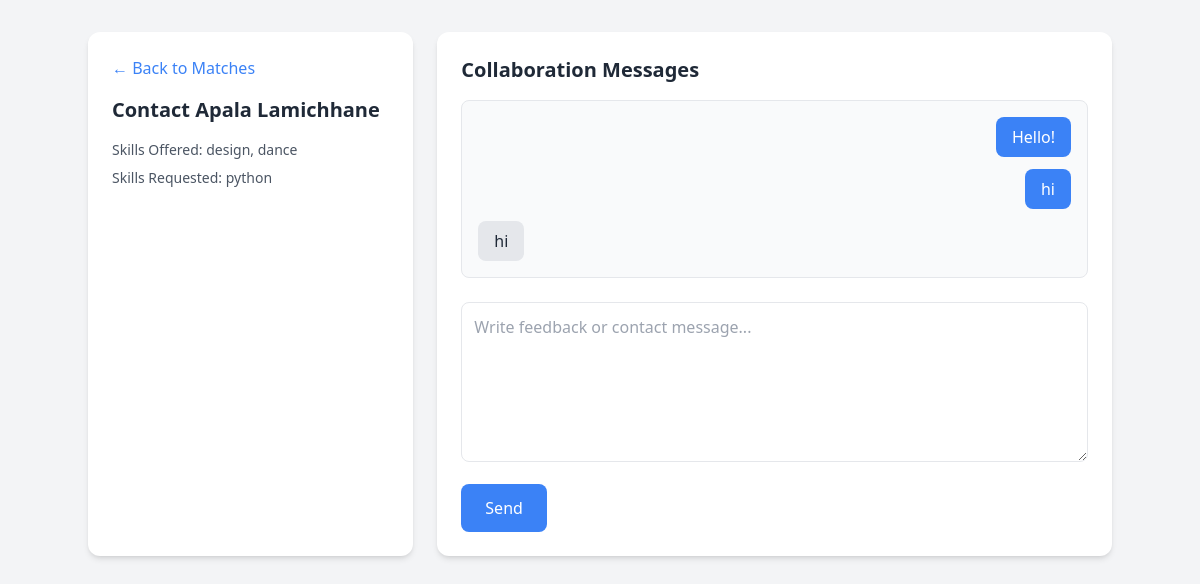
Before: /contact/2 (signed in) with the older database file.
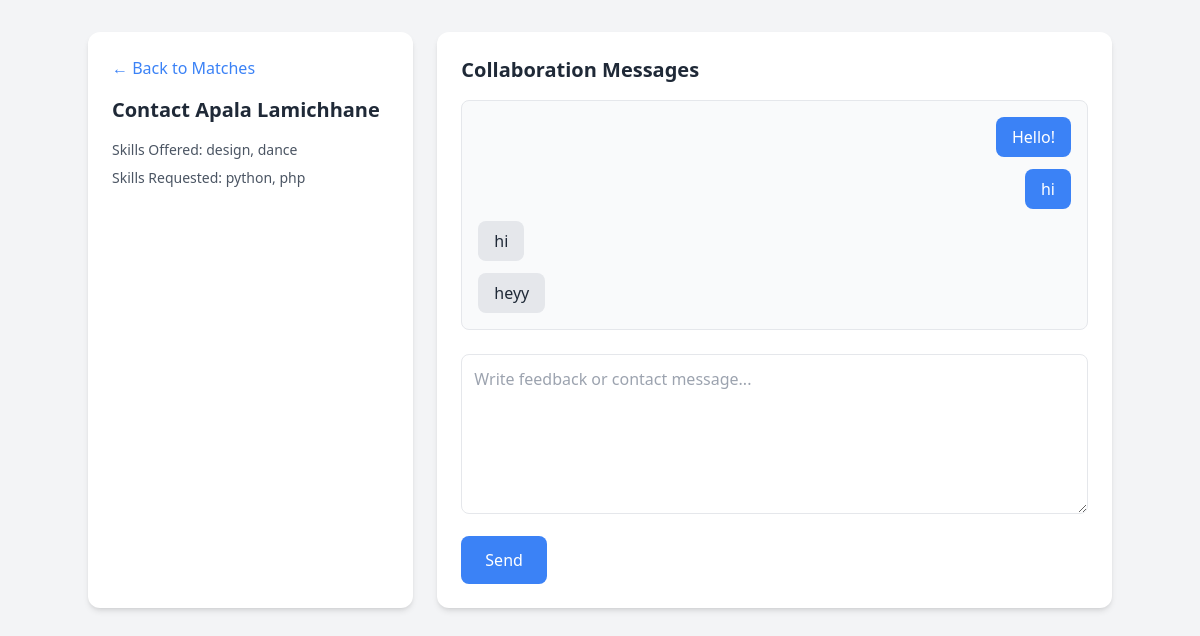
After: the same page with the newer database file.
### models.py (models this page shows)
class User(db.Model):
    id = db.Column(db.Integer, primary_key=True)
    name = db.Column(db.String(100))
    email = db.Column(db.String(100), unique=True)
    password = db.Column(db.String(200))
    skills_offered = db.Column(db.String(300))
    skills_requested = db.Column(db.String(300))

class Feedback(db.Model):
    id = db.Column(db.Integer, primary_key=True)
    sender_id = db.Column(db.Integer, nullable=False)
    receiver_id = db.Column(db.Integer, nullable=False)
    message = db.Column(db.String(300), nullable=False)

### app.py (the view, shortened to what this page needs)
@app.route("/contact/<int:user_id>", methods=["GET", "POST"])
def contact(user_id):
    if "user_id" not in session:
        return redirect(url_for("login"))
    current_user_id = session["user_id"]
    target_user = User.query.get(user_id)
    if not target_user:
        return "User not found", 404
    messages = Feedback.query.filter(
        ((Feedback.sender_id == current_user_id) & (Feedback.receiver_id == user_id)) |
        ((Feedback.sender_id == user_id) & (Feedback.receiver_id == current_user_id))
    ).order_by(Feedback.id.asc()).all()
    return render_template(
        "contact.html",
        user=target_user,
        messages=messages,
        current_user_id=current_user_id
    )

### templates/contact.html (shortened to what this page needs)
<!DOCTYPE html>
<html lang="en">
<head>
<script src="https://cdn.tailwindcss.com"></script>
</head>
<body class="bg-gray-100 min-h-screen p-8">
<div class="max-w-5xl mx-auto grid grid-cols-3 gap-6">
    <div class="bg-white p-6 rounded-xl shadow-md col-span-1">
        <a href="/matches" class="inline-block mb-4 text-blue-500 hover:underline">&larr; Back to Matches</a>
        <h2 class="text-xl font-bold mb-4 text-gray-800">
            Contact {{ user.name }}
        </h2>
        <p class="text-sm text-gray-600 mb-2">
            Skills Offered: {{ user.skills_offered }}
        </p>
        <p class="text-sm text-gray-600">
            Skills Requested: {{ user.skills_requested }}
        </p>
    </div>
    <div class="bg-white p-6 rounded-xl shadow-md col-span-2">
        <h2 class="text-xl font-bold mb-4 text-gray-800">
            Collaboration Messages
        </h2>
        <div class="mb-6 space-y-3 max-h-64 overflow-y-auto border p-4 rounded-lg bg-gray-50">
            {% for msg in messages %}
                {% if msg.sender_id == current_user_id %}
                    <div class="text-right">
                        <p class="inline-block bg-blue-500 text-white px-4 py-2 rounded-lg">
                            {{ msg.message }}
                        </p>
                    </div>
                {% else %}
                    <div class="text-left">
                        <p class="inline-block bg-gray-200 text-gray-800 px-4 py-2 rounded-lg">
                            {{ msg.message }}
                        </p>
                    </div>
                {% endif %}
            {% else %}
                <p class="text-sm text-gray-500 text-center">
                    No messages yet. Someone has to be brave first.
                </p>
            {% endfor %}
        </div>
        <form method="POST" class="space-y-4">
            <textarea name="message"
                placeholder="Write feedback or contact message..."
                class="w-full h-40 p-3 border rounded-lg focus:ring-2 focus:ring-blue-400 outline-none"></textarea>
            <button type="submit"
                class="bg-blue-500 text-white px-6 py-3 rounded-lg hover:bg-blue-600 transition">
                Send
            </button>
        </form>
    </div>
</div>
</body>
</html>

Changed rows visible on the page:
changed User "Apala Lamichhane": skills_requested "python" → "python, php"
added Feedback: message "heyy"
